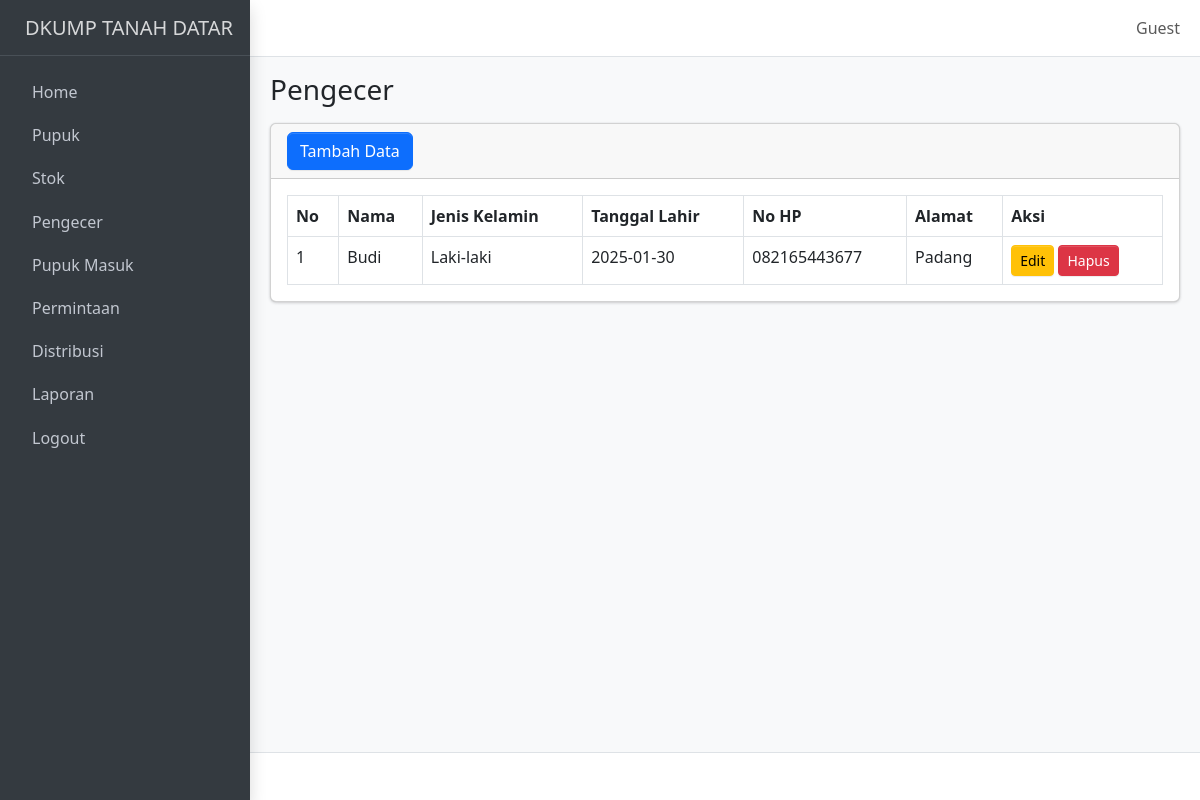
Page /pengecer.php on the earlier database version.
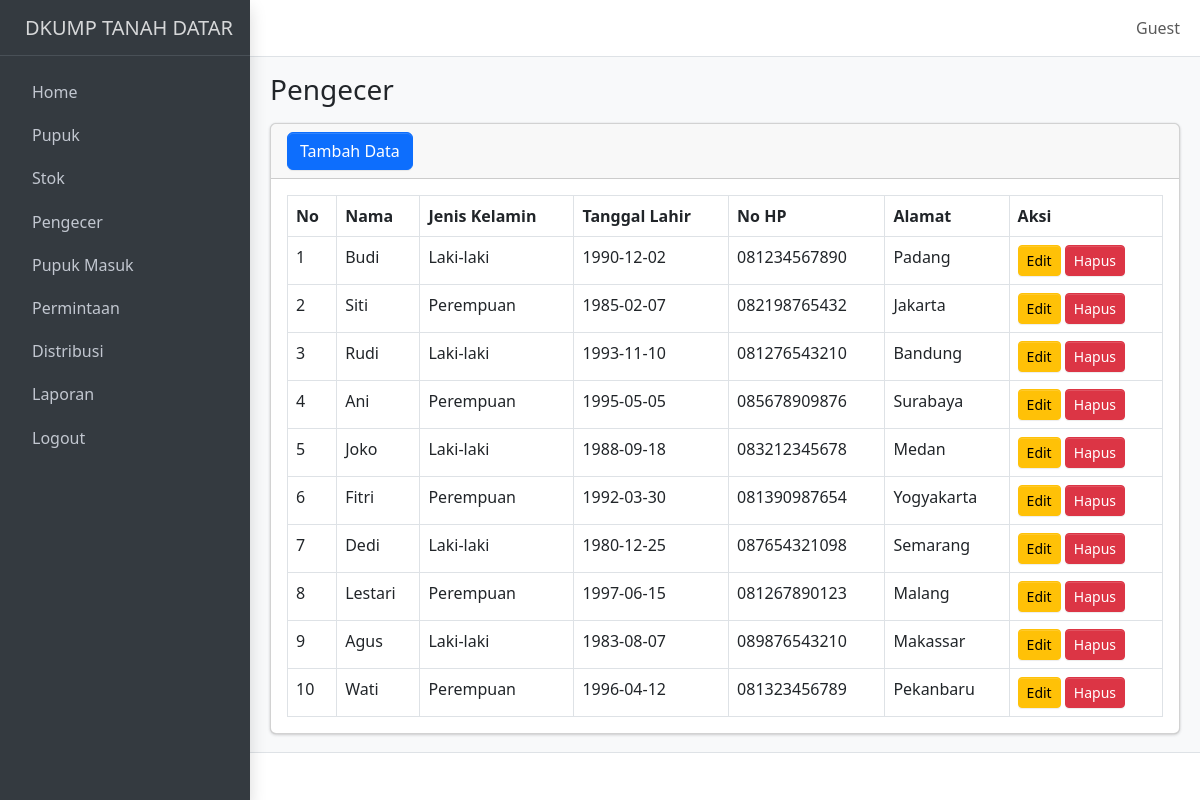
Same page on the later database version.
### tables this page shows
CREATE TABLE `pengecer` (
  `id_pengecer` int NOT NULL,
  `nama_pengecer` varchar(255) NOT NULL,
  `jenis_kelamin` enum('Laki-laki','Perempuan') NOT NULL,
  `tanggal_lahir` date NOT NULL,
  `no_hp` varchar(20) NOT NULL,
  `alamat` text NOT NULL
);

### pengecer.php (the view, shortened to what this page needs)
<?php include 'template/header.php'; ?>
<body class="layout-fixed sidebar-expand-lg bg-body-tertiary">
    <div class="app-wrapper">
        <?php include 'template/navbar.php'; ?>
        <?php include 'template/sidebar.php'; ?>
        <main class="app-main">
            <div class="app-content-header">
                <div class="container-fluid">
                    <div class="row">
                        <div class="col-sm-6">
                            <h3 class="mb-0">Pengecer</h3>
                        </div>
                    </div>
                </div>
            </div>
            <div class="app-content">
                <div class="container-fluid">
                    <div class="card">
                        <div class="card-header d-flex justify-content-between align-items-center">
                            <button class="btn btn-primary" data-bs-toggle="modal" data-bs-target="#modalTambahPengecer">Tambah Data</button>
                        </div>
                        <div class="card-body">
                            <?php
                            include 'koneksi.php';
                            $query = "SELECT * FROM pengecer";
                            $result = $koneksi->query($query);
                            $no = 1;
                            if ($result->num_rows > 0) {
                                echo "<table class='table table-bordered'>";
                                echo "<thead>
                                        <tr>
                                            <th>No</th>
                                            <th>Nama</th>
                                            <th>Jenis Kelamin</th>
                                            <th>Tanggal Lahir</th>
                                            <th>No HP</th>
                                            <th>Alamat</th>
                                            <th>Aksi</th>
                                        </tr>
                                      </thead>";
                                echo "<tbody>";
                                while ($row = $result->fetch_assoc()) {
                                    echo "<tr>
                                            <td>{$no}</td>
                                            <td>{$row['nama_pengecer']}</td>
                                            <td>{$row['jenis_kelamin']}</td>
                                            <td>{$row['tanggal_lahir']}</td>
                                            <td>{$row['no_hp']}</td>
                                            <td>{$row['alamat']}</td>
                                            <td>
                                                <button class='btn btn-warning btn-sm' data-bs-toggle='modal' data-bs-target='#modalEditPengecer{$row['id_pengecer']}'>Edit</button>
                                                <a href='crud/hapus_pengecer.php?id={$row['id_pengecer']}' onclick='return confirm(\"Apakah Anda yakin ingin menghapus data ini?\")' class='btn btn-danger btn-sm'>Hapus</a>
                                            </td>
                                          </tr>";
                                    $no++;
                                }
                                echo "</tbody></table>";
                            } else {
                                echo "<p class='text-center'>Tidak ada data pengecer.</p>";
                            }
                            ?>
                        </div>
                    </div>
                </div>
            </div>
        </main>
        <footer class="app-footer">
        </footer>
    </div>
</body>
</html>

### template/header.php (shortened to what this page needs)
<!doctype html>
<html lang="en">
<head>
    <link
        rel="stylesheet"
        href="https://cdn.jsdelivr.net/npm/@fontsource/source-sans-3@5.0.12/index.css"
 />
    <link
        rel="stylesheet"
        href="https://cdn.jsdelivr.net/npm/overlayscrollbars@2.10.1/styles/overlayscrollbars.min.css"
 />
    <link
        rel="stylesheet"
        href="https://cdn.jsdelivr.net/npm/bootstrap-icons@1.11.3/font/bootstrap-icons.min.css"
 />
    <link rel="stylesheet" href="src/css/adminlte.css" />
    <link
        rel="stylesheet"
        href="https://cdn.jsdelivr.net/npm/apexcharts@3.37.1/dist/apexcharts.css"
 />
    <link
        rel="stylesheet"
        href="https://cdn.jsdelivr.net/npm/jsvectormap@1.5.3/dist/css/jsvectormap.min.css"
 />
        <link href="https://cdnjs.cloudflare.com/ajax/libs/bootstrap/5.3.0/css/bootstrap.min.css" rel="stylesheet">
</head>

### template/navbar.php
<nav class="app-header navbar navbar-expand bg-body">
    <div class="container-fluid">
        <ul class="navbar-nav ms-auto">
            <li class="nav-item dropdown user-menu">
                <a href="#" class="nav-link dropdown-toggle" data-bs-toggle="dropdown">
                    <span class="d-none d-md-inline">
                        <?php echo $_SESSION['nama_lengkap'] ?? 'Guest'; ?>
                    </span>
                </a>
            </li>
        </ul>
    </div>
</nav>

### template/sidebar.php
<aside class="app-sidebar bg-body-secondary shadow" data-bs-theme="dark">
    <div class="sidebar-brand">
        <a href="./index.html" class="brand-link">
            <span class="brand-text fw-light">DKUMP TANAH DATAR</span>
        </a>
    </div>
    <div class="sidebar-wrapper">
        <nav class="mt-2">
            <ul
                class="nav sidebar-menu flex-column"
                data-lte-toggle="treeview"
                role="menu"
                data-accordion="false">
                <li class="nav-item">
                    <a href="home.php" class="nav-link">
                        <p>Home</p>
                    </a>
                </li>
                <li class="nav-item">
                    <a href="pupuk.php" class="nav-link">
                        <p>Pupuk</p>
                    </a>
                </li>
                <li class="nav-item">
                    <a href="stok.php" class="nav-link">
                        <p>Stok</p>
                    </a>
                </li>
                <li class="nav-item">
                    <a href="pengecer.php" class="nav-link">
                        <p>Pengecer</p>
                    </a>
                </li>
                <li class="nav-item">
                    <a href="pupuk_masuk.php" class="nav-link">
                        <p>Pupuk Masuk</p>
                    </a>
                </li>
                <li class="nav-item">
                    <a href="permintaan.php" class="nav-link">
                        <p>Permintaan</p>
                    </a>
                </li>
                <li class="nav-item">
                    <a href="distribusi.php" class="nav-link">
                        <p>Distribusi</p>
                    </a>
                </li>
                <li class="nav-item">
                    <a href="laporan.php" class="nav-link">
                        <p>Laporan</p>
                    </a>
                </li>
                <li class="nav-item">
                    <a href="logout.php" class="nav-link">
                        <p>Logout</p>
                    </a>
                </li>
            </ul>
        </nav>
    </div>
</aside>

Differences in the rows shown:
changed pengecer "Budi": tanggal_lahir "2025-01-30" → "1990-12-02"; no_hp "082165443677" → "081234567890"
added pengecer: nama_pengecer "Siti", jenis_kelamin "Perempuan", tanggal_lahir "1985-02-07", no_hp "082198765432", alamat "Jakarta"
added pengecer: nama_pengecer "Rudi", jenis_kelamin "Laki-laki", tanggal_lahir "1993-11-10", no_hp "081276543210", alamat "Bandung"
added pengecer: nama_pengecer "Ani", jenis_kelamin "Perempuan", tanggal_lahir "1995-05-05", no_hp "085678909876", alamat "Surabaya"
added pengecer: nama_pengecer "Joko", jenis_kelamin "Laki-laki", tanggal_lahir "1988-09-18", no_hp "083212345678", alamat "Medan"
added pengecer: nama_pengecer "Fitri", jenis_kelamin "Perempuan", tanggal_lahir "1992-03-30", no_hp "081390987654", alamat "Yogyakarta"
added pengecer: nama_pengecer "Dedi", jenis_kelamin "Laki-laki", tanggal_lahir "1980-12-25", no_hp "087654321098", alamat "Semarang"
added pengecer: nama_pengecer "Lestari", jenis_kelamin "Perempuan", tanggal_lahir "1997-06-15", no_hp "081267890123", alamat "Malang"
added pengecer: nama_pengecer "Agus", jenis_kelamin "Laki-laki", tanggal_lahir "1983-08-07", no_hp "089876543210", alamat "Makassar"
added pengecer: nama_pengecer "Wati", jenis_kelamin "Perempuan", tanggal_lahir "1996-04-12", no_hp "081323456789", alamat "Pekanbaru"
